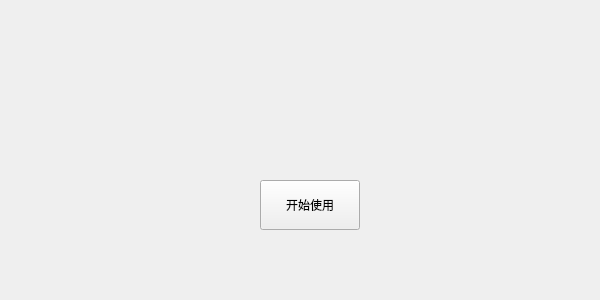
<?xml version="1.0" encoding="UTF-8"?>
<ui version="4.0">
 <class>MainWindow1</class>
 <widget class="QMainWindow" name="MainWindow1">
  <property name="geometry">
   <rect>
    <x>0</x>
    <y>0</y>
    <width>600</width>
    <height>300</height>
   </rect>
  </property>
  <property name="minimumSize">
   <size>
    <width>600</width>
    <height>300</height>
   </size>
  </property>
  <property name="maximumSize">
   <size>
    <width>600</width>
    <height>300</height>
   </size>
  </property>
  <property name="windowTitle">
   <string>MainWindow</string>
  </property>
  <widget class="QWidget" name="centralwidget">
   <widget class="QPushButton" name="pushButton">
    <property name="geometry">
     <rect>
      <x>260</x>
      <y>180</y>
      <width>100</width>
      <height>50</height>
     </rect>
    </property>
    <property name="minimumSize">
     <size>
      <width>100</width>
      <height>50</height>
     </size>
    </property>
    <property name="maximumSize">
     <size>
      <width>100</width>
      <height>50</height>
     </size>
    </property>
    <property name="text">
     <string>开始使用</string>
    </property>
   </widget>
  </widget>
 </widget>
 <resources/>
 <connections/>
</ui>
